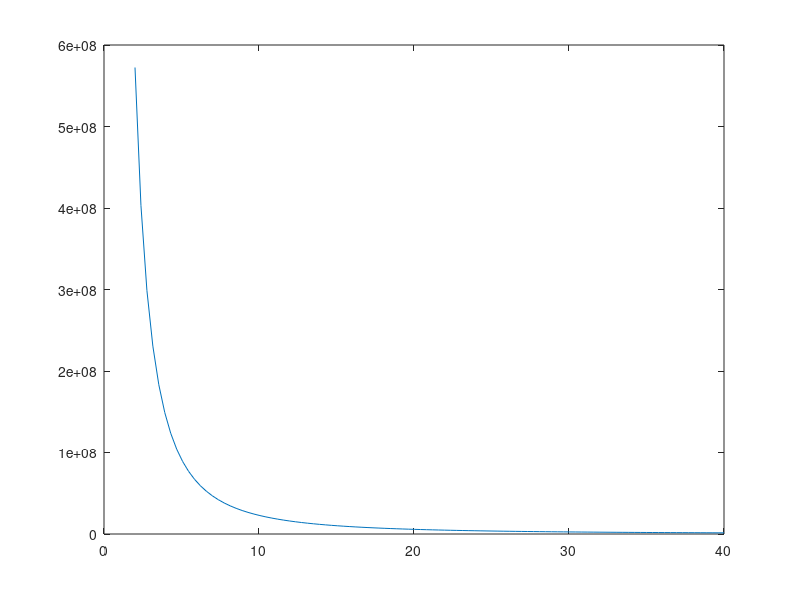

The MATLAB script that drew this image: (Note: this script raises an error after producing the figure.)

clear; clc; close all;

Sy = 2.76e+8; % N/m^2, Aluminum 6061-T6
T_m = 1.5264; % Nm, from the gearbox output
FOS = 2;
S_allow = Sy/FOS;

% geometry - starting guesses
l = 20/1000; % m
t = 4/1000; % m
h = 6/1000; % m 

h_array = linspace(2/1000, 40/1000, 100);

S_bending_h= 6*T_m./(t .* (h_array).^2);

figure(1)
plot(h_array*1000, S_bending_h);
hold on;
yline(S_allow);
legend("Bending stress", "Yield strength, FOS = 2");
xlabel("Height (mm)");
ylabel("Bending stress (Pa)");

h_optimal = 10/1000; % m, picked from the plot

t_array = linspace(3/1000, 13/1000, 100);

S_bending_t= 6*T_m./(t_array .* (h_optimal).^2);

figure(2)
plot(t_array*1000, S_bending_t);
hold on;
yline(S_allow);
legend("Bending stress", "Yield strength, FOS = 2");
xlabel("Thickness (mm)");
ylabel("Bending stress (MPa)");
